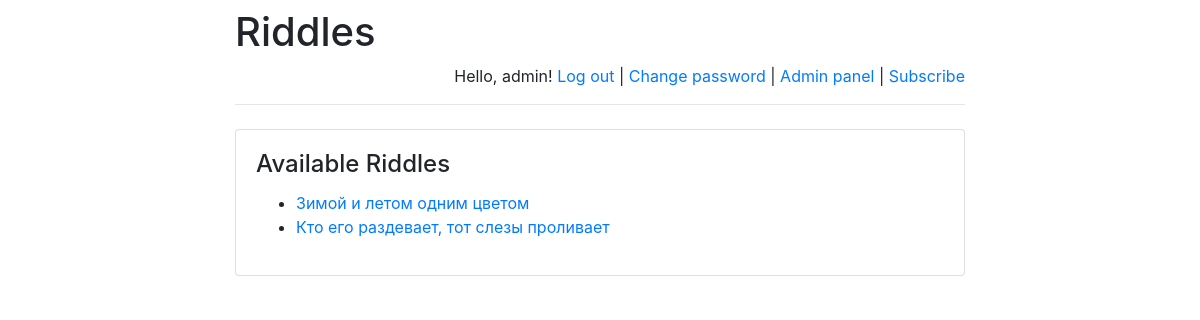
Page /riddles/ (signed in) on the earlier database version.
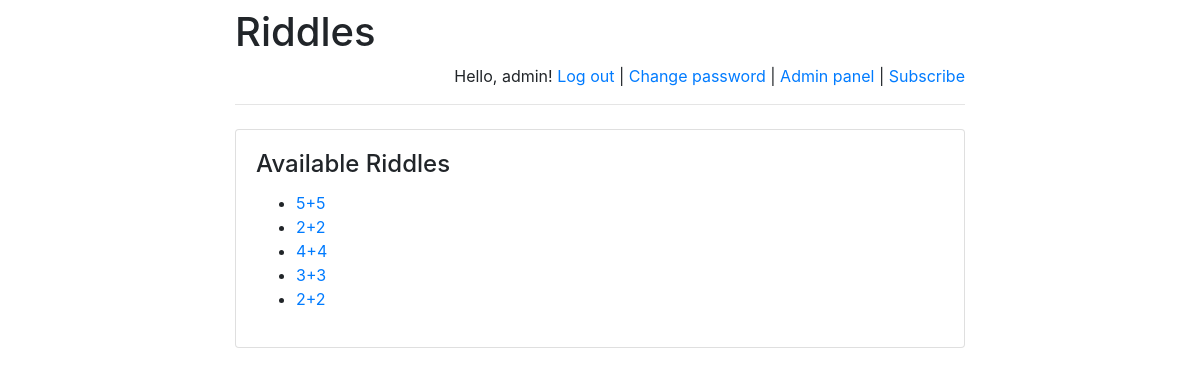
Same page on the later database version.
### riddles/models.py (models this page shows)
class Riddle(models.Model):
    riddle_text = models.CharField(max_length=255)
    pub_date = models.DateTimeField('date published')

### riddles/views.py (the view)
# urls.py: path(r'', views.index, name='index'),
def index(request):
    message = None
    if "message" in request.GET:
        message = request.GET["message"]
    return render(
        request,
        "index.html",
        {
            "latest_riddles": Riddle.objects.order_by('-pub_date')[:5],
            "message": message
        }
    )

### templates/index.html (shortened to what this page needs)
{% extends 'base.html' %}
{% block main %}
    <h4 class="card-title">Available Riddles</h4>
    {% if latest_riddles %}
        <ul>
            {% for riddle in latest_riddles %}
                <li>
                    <a href="/riddles/{{ riddle.id }}/">
                        {{ riddle.riddle_text }}
                    </a>
                </li>
            {% endfor %}
        </ul>
    {% else %}
        <p>No riddles are available right now.</p>
    {% endif %}
{% endblock %}

Differences in the rows shown:
no longer on this page (row unchanged): Riddle: riddle_text "Зимой и летом одним цветом"
no longer on this page (row unchanged): Riddle: riddle_text "Кто его раздевает, тот слезы проливает"
added Riddle: riddle_text "5+5"
added Riddle: riddle_text "2+2"
added Riddle: riddle_text "4+4"
added Riddle: riddle_text "3+3"
added Riddle: riddle_text "2+2"
